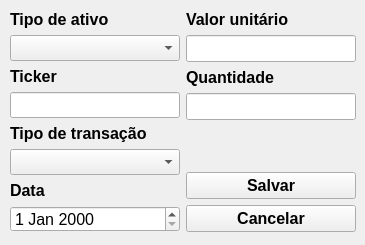
<?xml version="1.0" encoding="UTF-8"?>
<ui version="4.0">
 <class>NewTransactionWindow</class>
 <widget class="QMainWindow" name="NewTransactionWindow">
  <property name="geometry">
   <rect>
    <x>0</x>
    <y>0</y>
    <width>365</width>
    <height>245</height>
   </rect>
  </property>
  <property name="windowTitle">
   <string>Nova transação</string>
  </property>
  <widget class="QWidget" name="centralwidget">
   <widget class="QWidget" name="layoutWidget">
    <property name="geometry">
     <rect>
      <x>10</x>
      <y>10</y>
      <width>346</width>
      <height>222</height>
     </rect>
    </property>
    <layout class="QHBoxLayout" name="horizontalLayout">
     <item>
      <layout class="QVBoxLayout" name="verticalLayout">
       <item>
        <widget class="QLabel" name="label_assetType">
         <property name="font">
          <font>
           <pointsize>12</pointsize>
           <weight>75</weight>
           <bold>true</bold>
          </font>
         </property>
         <property name="text">
          <string>Tipo de ativo</string>
         </property>
        </widget>
       </item>
       <item>
        <widget class="QComboBox" name="comboBox_assetType">
         <property name="font">
          <font>
           <pointsize>12</pointsize>
          </font>
         </property>
        </widget>
       </item>
       <item>
        <widget class="QLabel" name="label_ticker">
         <property name="font">
          <font>
           <pointsize>12</pointsize>
           <weight>75</weight>
           <bold>true</bold>
          </font>
         </property>
         <property name="text">
          <string>Ticker</string>
         </property>
        </widget>
       </item>
       <item>
        <widget class="QLineEdit" name="lineEdit_ticker">
         <property name="font">
          <font>
           <pointsize>12</pointsize>
          </font>
         </property>
        </widget>
       </item>
       <item>
        <widget class="QLabel" name="label_transactionType">
         <property name="font">
          <font>
           <pointsize>12</pointsize>
           <weight>75</weight>
           <bold>true</bold>
          </font>
         </property>
         <property name="text">
          <string>Tipo de transação</string>
         </property>
        </widget>
       </item>
       <item>
        <widget class="QComboBox" name="comboBox_transactionType">
         <property name="font">
          <font>
           <pointsize>12</pointsize>
          </font>
         </property>
        </widget>
       </item>
       <item>
        <widget class="QLabel" name="label_data">
         <property name="font">
          <font>
           <pointsize>12</pointsize>
           <weight>75</weight>
           <bold>true</bold>
          </font>
         </property>
         <property name="text">
          <string>Data</string>
         </property>
        </widget>
       </item>
       <item>
        <widget class="QDateEdit" name="dateEdit">
         <property name="font">
          <font>
           <pointsize>12</pointsize>
          </font>
         </property>
        </widget>
       </item>
      </layout>
     </item>
     <item>
      <layout class="QVBoxLayout" name="verticalLayout_2">
       <item>
        <widget class="QLabel" name="label_value">
         <property name="font">
          <font>
           <pointsize>12</pointsize>
           <weight>75</weight>
           <bold>true</bold>
          </font>
         </property>
         <property name="text">
          <string>Valor unitário</string>
         </property>
        </widget>
       </item>
       <item>
        <widget class="QLineEdit" name="lineEdit_value">
         <property name="font">
          <font>
           <pointsize>12</pointsize>
          </font>
         </property>
        </widget>
       </item>
       <item>
        <widget class="QLabel" name="label_quantity">
         <property name="font">
          <font>
           <pointsize>12</pointsize>
           <weight>75</weight>
           <bold>true</bold>
          </font>
         </property>
         <property name="text">
          <string>Quantidade</string>
         </property>
        </widget>
       </item>
       <item>
        <widget class="QLineEdit" name="lineEdit_quantity">
         <property name="font">
          <font>
           <pointsize>12</pointsize>
          </font>
         </property>
        </widget>
       </item>
       <item>
        <spacer name="verticalSpacer">
         <property name="orientation">
          <enum>Qt::Vertical</enum>
         </property>
         <property name="sizeHint" stdset="0">
          <size>
           <width>20</width>
           <height>45</height>
          </size>
         </property>
        </spacer>
       </item>
       <item>
        <widget class="QPushButton" name="pushButton_save">
         <property name="font">
          <font>
           <pointsize>12</pointsize>
           <weight>75</weight>
           <bold>true</bold>
          </font>
         </property>
         <property name="text">
          <string>Salvar</string>
         </property>
        </widget>
       </item>
       <item>
        <widget class="QPushButton" name="pushButton_cancel">
         <property name="font">
          <font>
           <pointsize>12</pointsize>
           <weight>75</weight>
           <bold>true</bold>
          </font>
         </property>
         <property name="text">
          <string>Cancelar</string>
         </property>
        </widget>
       </item>
      </layout>
     </item>
    </layout>
   </widget>
  </widget>
 </widget>
 <resources/>
 <connections/>
</ui>
